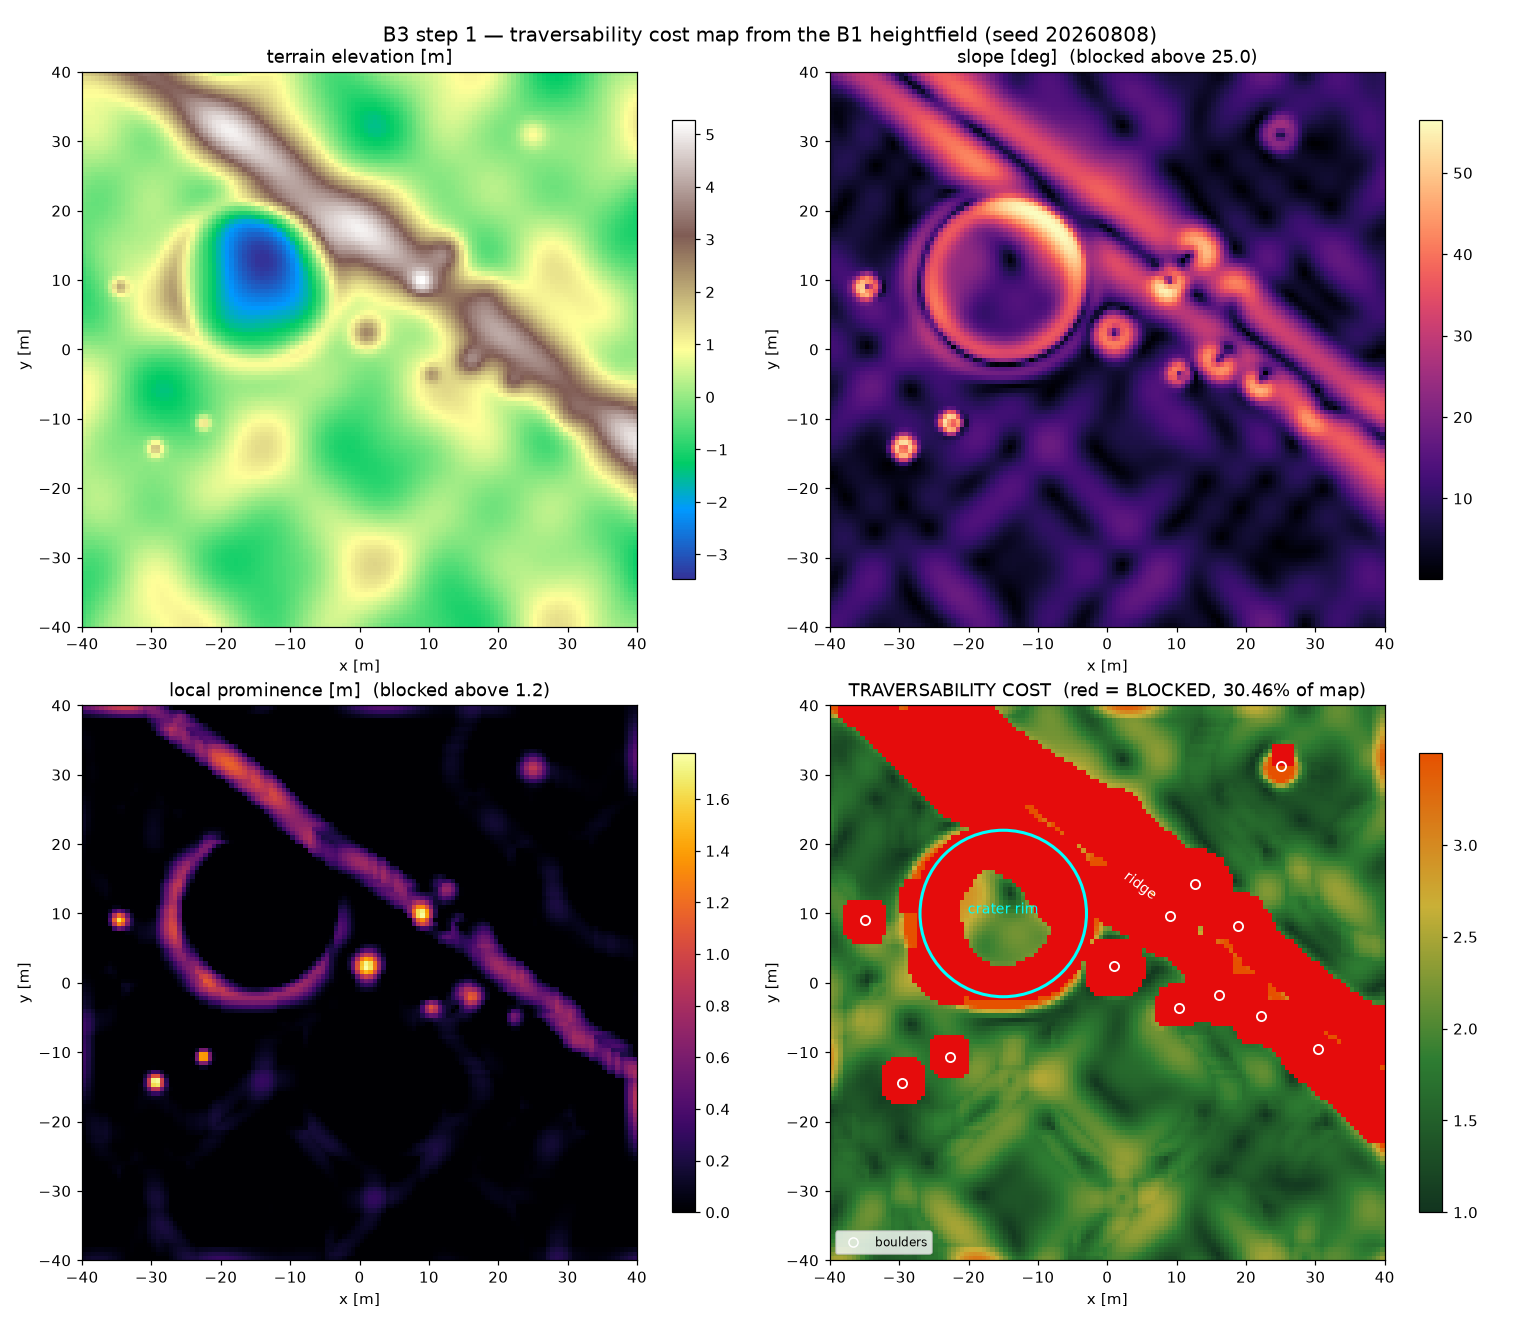

Generate this figure with Python:
"""B3 CHECKPOINT 1 -- traversability cost map."""
import json

import numpy as np
import matplotlib
matplotlib.use("Agg")
import matplotlib.pyplot as plt
from matplotlib.colors import LinearSegmentedColormap

from mars_world import (build_heightmap, EXTENT, CELL, N,
                        CRATER_CENTRE, CRATER_RADIUS)
from cost_map import TraversabilityMap, CostParams

ORIGIN = (-EXTENT / 2, -EXTENT / 2)


def main():
    h, feats, rocks = build_heightmap()
    tm = TraversabilityMap(h, CELL, ORIGIN, CostParams())

    print("=== COST MAP ===")
    for k, v in tm.summary().items():
        print(f"  {k:18s} {v}")

    print("\n=== HAND CHECK: cost at known terrain features ===")
    def probe(x, y):
        i, j = tm.to_grid(x, y)
        return (tm.slope_deg[i, j], tm.prominence[i, j],
                tm.cost[i, j], tm.blocked[i, j])

    cx, cy = CRATER_CENTRE
    samples = [("crater centre (bowl floor)", cx, cy),
               ("crater RIM", cx + CRATER_RADIUS, cy),
               ("ridge crest", 5.0, 15.0)]
    for rx, ry, rr, rh in sorted(rocks, key=lambda r: -r[3])[:3]:
        samples.append((f"boulder h={rh} m", rx, ry))
    open_pts = []
    for x, y in [(25, -25), (-30, -20), (30, 25), (0, -30)]:
        open_pts.append((f"open ground ({x},{y})", x, y))
    samples += open_pts

    print(f"  {'location':28s}{'slope°':>8}{'prom m':>8}{'cost':>9}  blocked")
    rows = []
    for name, x, y in samples:
        s, pr, c, b = probe(x, y)
        cs = "INF" if not np.isfinite(c) else f"{c:.2f}"
        print(f"  {name:28s}{s:8.1f}{pr:8.2f}{cs:>9}  {'YES' if b else 'no'}")
        rows.append({"name": name, "x": x, "y": y, "slope_deg": float(s),
                     "prominence_m": float(pr), "blocked": bool(b),
                     "cost": None if not np.isfinite(c) else float(c)})

    open_costs = [r["cost"] for r in rows if r["name"].startswith("open")]
    feat_blocked = [r["blocked"] for r in rows if not r["name"].startswith("open")]
    open_blocked = [r["blocked"] for r in rows if r["name"].startswith("open")]
    print(f"\n  open ground cost      mean {np.mean(open_costs):.2f} "
          f"(1.0 = perfectly flat)   any blocked: {any(open_blocked)}")
    print(f"  hazard features blocked: {sum(feat_blocked)}/{len(feat_blocked)}")
    print(f"  {'PASS' if (not any(open_blocked)) else 'FAIL'} -- open ground is traversable")

    fig, ax = plt.subplots(2, 2, figsize=(14, 12))

    ext = [-EXTENT / 2, EXTENT / 2, -EXTENT / 2, EXTENT / 2]

    a = ax[0, 0]
    im = a.imshow(h.T, origin="lower", extent=ext, cmap="terrain")
    a.set_title("terrain elevation [m]"); plt.colorbar(im, ax=a, shrink=0.8)

    a = ax[0, 1]
    im = a.imshow(tm.slope_deg.T, origin="lower", extent=ext, cmap="magma")
    a.set_title(f"slope [deg]  (blocked above {tm.p.slope_max_deg})")
    plt.colorbar(im, ax=a, shrink=0.8)

    a = ax[1, 0]
    im = a.imshow(tm.prominence.T, origin="lower", extent=ext, cmap="inferno")
    a.set_title(f"local prominence [m]  (blocked above {tm.p.obs_max_m})")
    plt.colorbar(im, ax=a, shrink=0.8)

    a = ax[1, 1]
    cost_show = np.where(np.isfinite(tm.cost), tm.cost, np.nan)
    cmap = LinearSegmentedColormap.from_list(
        "trav", ["#12341f", "#2e7d32", "#c9b037", "#e65100"])
    im = a.imshow(cost_show.T, origin="lower", extent=ext, cmap=cmap,
                  vmin=1.0, vmax=np.nanpercentile(cost_show, 99))
    blk = np.zeros((*tm.blocked.shape, 4))
    blk[tm.blocked.T if False else tm.blocked] = [0.9, 0.05, 0.05, 1.0]
    a.imshow(np.transpose(blk, (1, 0, 2)), origin="lower", extent=ext)
    a.set_title(f"TRAVERSABILITY COST  (red = BLOCKED, "
                f"{tm.summary()['blocked_pct']}% of map)")
    plt.colorbar(im, ax=a, shrink=0.8)

    circ = plt.Circle(CRATER_CENTRE, CRATER_RADIUS, fill=False,
                      color="cyan", lw=2)
    a.add_patch(circ)
    a.annotate("crater rim", CRATER_CENTRE, color="cyan", fontsize=9,
               ha="center")
    for rx, ry, rr, rh in rocks:
        a.plot(rx, ry, "o", mfc="none", mec="white", ms=6, mew=1.2)
    a.plot([], [], "o", mfc="none", mec="white", label="boulders")
    a.annotate("ridge", (2, 12), color="white", fontsize=9, rotation=-37)
    a.legend(loc="lower left", fontsize=8)

    for row in ax:
        for a_ in row:
            a_.set_xlabel("x [m]"); a_.set_ylabel("y [m]")
    fig.suptitle("B3 step 1 — traversability cost map from the B1 heightfield "
                 "(seed 20260808)", fontsize=13)
    fig.tight_layout()
    fig.savefig("b3_step1_costmap.png", dpi=110)
    print("\n  plot  b3_step1_costmap.png")

    with open("b3_step1_costmap.json", "w") as f:
        json.dump({"params": tm.p.__dict__, "summary": tm.summary(),
                   "probes": rows}, f, indent=1)
    print("  log   b3_step1_costmap.json")


if __name__ == "__main__":
    main()
